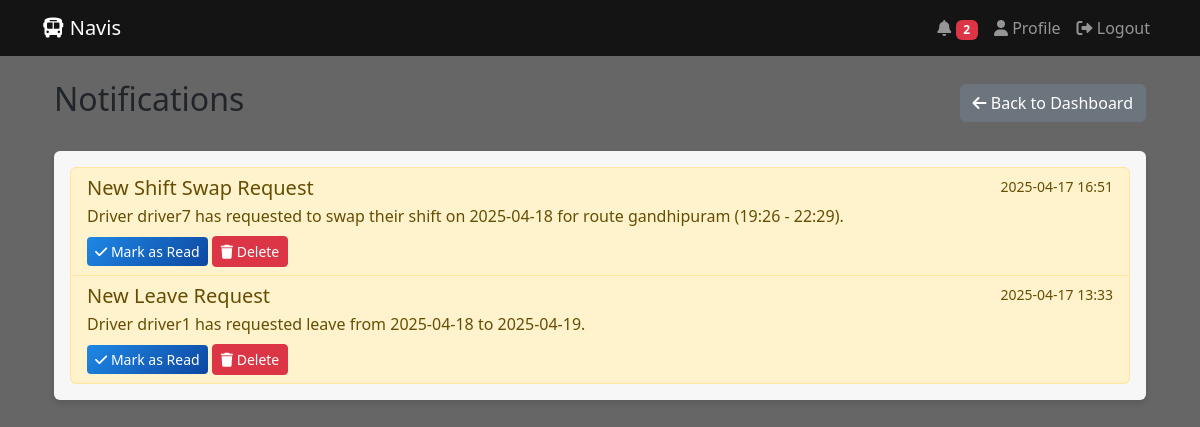
The app's page /notifications (signed in), older data.
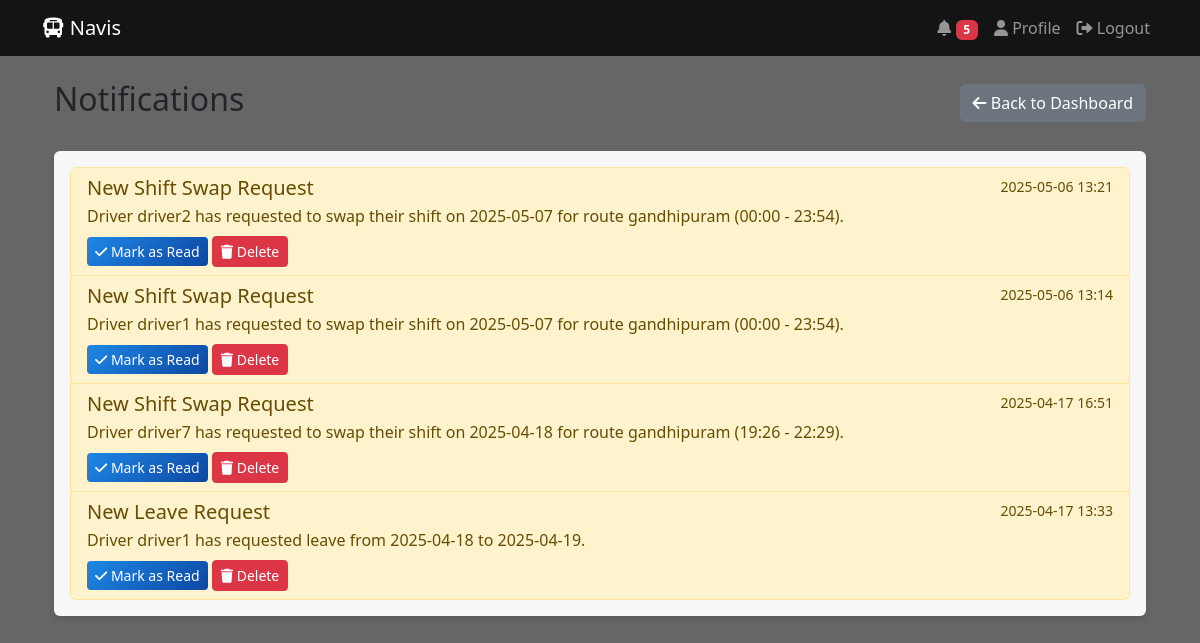
The same page, newer data.
### app.py (models this page shows)
class Notification(db.Model):
    id = db.Column(db.Integer, primary_key=True)
    recipient_username = db.Column(db.String(150), db.ForeignKey('user.username'))
    title = db.Column(db.String(200), nullable=False)
    message = db.Column(db.Text, nullable=False)
    notification_type = db.Column(db.String(50))  # schedule, attendance, leave, etc.
    priority = db.Column(db.String(20), default='normal')
    created_at = db.Column(db.DateTime, default=datetime.utcnow)
    read_at = db.Column(db.DateTime)
    is_read = db.Column(db.Boolean, default=False)

### app.py (the view)
@app.route('/notifications')
@login_required
def notifications():
    if current_user.role == 'admin':
        notifications = Notification.query.filter(
            Notification.recipient_username == 'admin',
            Notification.notification_type.in_(['shift_swap', 'leave_request'])
        ).order_by(Notification.created_at.desc()).all()
    else:
        notifications = Notification.query.filter_by(
            recipient_username=current_user.username
        ).order_by(Notification.created_at.desc()).all()
    return render_template('notifications.html',
                         notifications=notifications,
                         is_admin=current_user.role == 'admin')

### app.py (called while the page is built)
@login_manager.user_loader
def load_user(user_id):
    return User.query.get(int(user_id))

@app.context_processor
def inject_user():
    return dict(current_user=current_user)

@app.context_processor
def inject_notifications():
    unread_count = 0
    if current_user.is_authenticated:
        unread_count = Notification.query.filter_by(
            recipient_username=current_user.username,
            is_read=False
        ).count()
    return dict(unread_count=unread_count)

### templates/notifications.html (shortened to what this page needs)
{% extends "base.html" %}
{% block content %}
<div class="container">
    <div class="d-flex justify-content-between align-items-center mb-4">
        <h2>Notifications</h2>
        <a href="{{ url_for('admin_dashboard' if is_admin else 'driver_dashboard') }}" class="btn btn-secondary">
            <i class="fas fa-arrow-left"></i> Back to Dashboard
        </a>
    </div>
    <div class="card">
        <div class="card-body">
            {% if notifications %}
                <div class="list-group">
                    {% for notification in notifications %}
                        <div class="list-group-item {% if not notification.is_read %}list-group-item-warning{% endif %}">
                            <div class="d-flex w-100 justify-content-between">
                                <h5 class="mb-1">{{ notification.title }}</h5>
                                <small>{{ notification.created_at.strftime('%Y-%m-%d %H:%M') }}</small>
                            </div>
                            <p class="mb-1">{{ notification.message }}</p>
                            <div class="mt-2">
                                {% if not notification.is_read %}
                                    <a href="{{ url_for('mark_notification_read', notification_id=notification.id) }}"
                                       class="btn btn-sm btn-primary">
                                        <i class="fas fa-check"></i> Mark as Read
                                    </a>
                                {% endif %}
                                <a href="{{ url_for('delete_notification', notification_id=notification.id) }}"
                                   class="btn btn-sm btn-danger"
                                   onclick="return confirm('Are you sure you want to delete this notification?')">
                                    <i class="fas fa-trash"></i> Delete
                                </a>
                            </div>
                        </div>
                    {% endfor %}
                </div>
            {% else %}
                <div class="alert alert-info mb-0">
                    <i class="fas fa-info-circle"></i> No notifications found.
                </div>
            {% endif %}
        </div>
    </div>
</div>
{% endblock %}

Row changes from the older to the newer data that the page shows:
added Notification: title "New Shift Swap Request", created_at "2025-05-06 13:21", message "Driver driver2 has requested to swap their shift on 2025-05-07 for route gandhipuram (00:00 - 23:54)."
added Notification: title "New Shift Swap Request", created_at "2025-05-06 13:14", message "Driver driver1 has requested to swap their shift on 2025-05-07 for route gandhipuram (00:00 - 23:54)."
Text that changed along with them:
{{ unread_count }}: "2" → "5"
